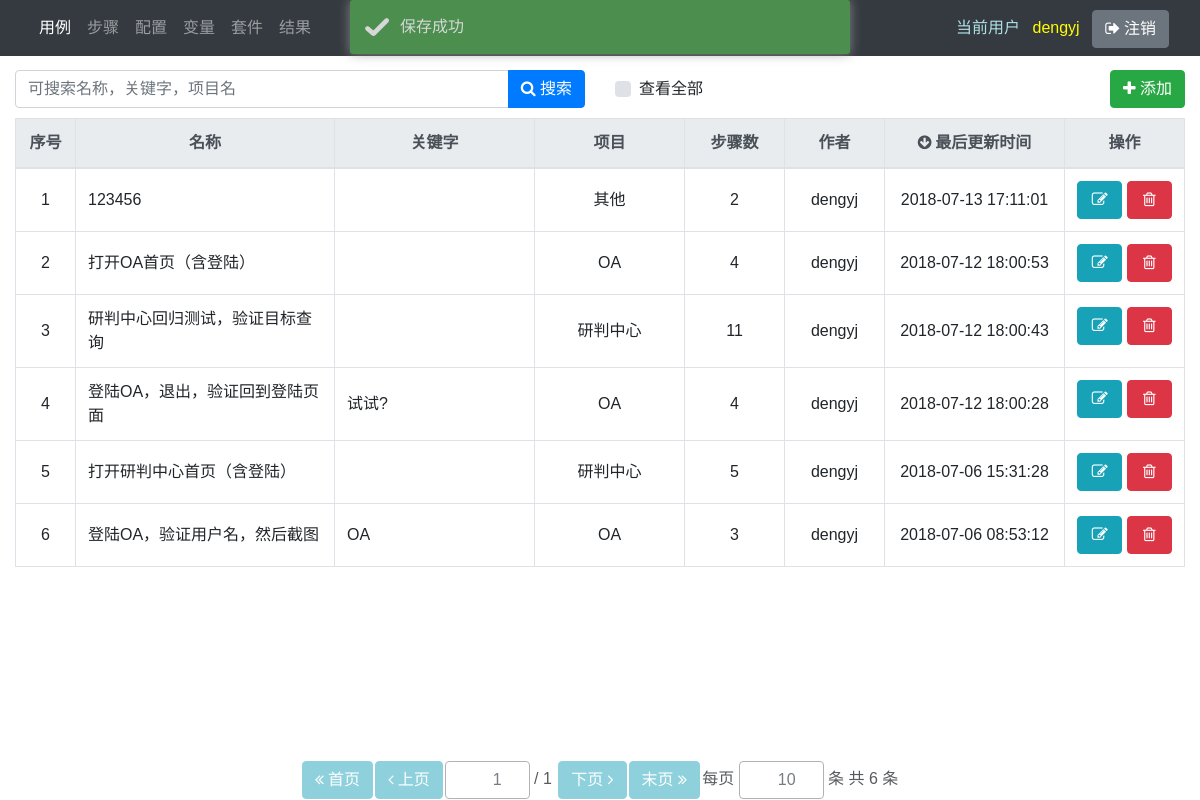
The app's page /cases/ (signed in) with its own data.
### main/models.py (models this page shows, shortened)
class Case(models.Model):
    code = models.UUIDField(auto_created=True, default=uuid.uuid1, editable=False)
    name = models.CharField(max_length=100)
    description = models.TextField(blank=True)
    keyword = models.CharField(blank=True, max_length=100)
    project = models.ForeignKey('main.Project', on_delete=models.SET_NULL, blank=True, null=True)
    creator = models.ForeignKey(
        User, verbose_name='创建人', related_name='case_creator', on_delete=models.SET_NULL, blank=True, null=True)
    created_date = models.DateTimeField('创建时间', auto_now_add=True, null=True)
    modifier = models.ForeignKey(
        User, verbose_name='修改人', related_name='case_modifier', on_delete=models.SET_NULL, blank=True, null=True)
    modified_date = models.DateTimeField('修改时间', auto_now=True, null=True)
    is_active = models.BooleanField(default=True)
    variable_group = models.ForeignKey('main.VariableGroup', on_delete=models.SET_NULL, blank=True, null=True)
    step = models.ManyToManyField('Step', through='CaseVsStep', through_fields=('case', 'step'))
    class Meta:
        pass
        ordering = ['-modified_date']  # 这个字段是告诉Django模型对象返回的记录结果集是按照哪个字段排序的,-xxx表示降序，?xxx表示随机

### main/views/case.py (the view)
# urls.py: path('cases/', case.list_, name='cases'),
@login_required
def list_(request):
    page = request.GET.get('page')
    size = request.GET.get('size', request.COOKIES.get('size'))
    search_text = str(request.GET.get('search_text', ''))
    order_by = request.GET.get('order_by', 'modified_date')
    order_by_reverse = request.GET.get('order_by_reverse', 'True')
    all_ = request.GET.get('all_', 'False')
    page = change_to_positive_integer(page, 1)
    size = change_to_positive_integer(size, 10)
    if order_by_reverse == 'True':
        order_by_reverse = True
    else:
        order_by_reverse = False
    if all_ == 'False':
        all_ = False
    else:
        all_ = True
    if request.session.get('status', None) == 'success':
        prompt = 'success'
    request.session['status'] = None
    q = get_query_condition(search_text)
    if all_:
        objects = Case.objects.filter(q, is_active=True).values(
            'pk', 'name', 'keyword', 'project__name', 'creator', 'creator__username', 'modified_date')
    else:
        objects = Case.objects.filter(q, is_active=True, creator=request.user).values(
            'pk', 'name', 'keyword', 'project__name', 'creator', 'creator__username', 'modified_date')
    objects2 = Case.objects.filter(is_active=True, step__is_active=True).values('pk').annotate(m2m_count=Count('step'))
    count_ = {o['pk']: o['m2m_count'] for o in objects2}
    for o in objects:
        o['m2m_count'] = count_.get(o['pk'], 0)
    if objects:
        if order_by not in objects[0]:
            order_by = 'modified_date'
        objects = sorted(objects, key=lambda x: x[order_by], reverse=order_by_reverse)
    paginator = Paginator(objects, size)
    try:
        objects = paginator.page(page)
    except PageNotAnInteger:
        objects = paginator.page(1)
        page = 1
    except EmptyPage:
        objects = paginator.page(paginator.num_pages)
        page = paginator.num_pages
    order_by_form = OrderByForm(initial={'order_by': order_by, 'order_by_reverse': order_by_reverse})
    paginator_form = PaginatorForm(initial={'page': page, 'size': size}, page_max_value=paginator.num_pages)
    cookies = [Cookie('size', size, path=request.path)]
    respond = render(request, 'main/case/list.html', locals())
    for cookie in cookies:
        respond.set_cookie(cookie.key, cookie.value, cookie.max_age, cookie.expires, cookie.path)
    return respond

### main/forms.py
class OrderByForm(forms.Form):
    order_by = forms.CharField(max_length=100, required=False, widget=forms.HiddenInput)
    order_by_reverse = forms.BooleanField(required=False, widget=forms.HiddenInput)

class PaginatorForm(forms.Form):
    size = forms.IntegerField(min_value=1, max_value=10000, required=False)
    def __init__(self, page_max_value, *args, **kwargs):
        super(PaginatorForm, self).__init__(*args, **kwargs)
        self.fields['page'] = forms.IntegerField(min_value=1, max_value=page_max_value, required=False)

### main/views/general.py (called while the page is built)
def get_query_condition(search_text):
    search_text = search_text.replace('\\ ', '#{$blank}#')
    search_text_or_list = search_text.split(' ')
    q = Q()
    for search_text_or in search_text_or_list:
        search_text_or = search_text_or.replace('#{$blank}#', ' ')
        search_text_and_list = search_text_or.split('#&&#')
        q1 = Q()
        q2 = Q()
        q3 = Q()
        for search_text_and in search_text_and_list:
            if search_text_and == '':
                continue
            q1 &= Q(name__icontains=search_text_and)
            q2 &= Q(keyword__icontains=search_text_and)
            q3 &= Q(project__name__icontains=search_text_and)
        q |= q1 | q2 | q3
    return q

def change_to_positive_integer(value, default=1):
    if str(value).isdigit() and int(value) > 0:
        value = int(value)
    else:
        value = default
    return value

### main/templates/main/case/list.html (shortened to what this page needs)
{% extends 'main/list_base.html' %}
{% block result_table %}
    <div class="table-responsive" id='result_table'>
        <table class="table table-bordered table-hover">
            <colgroup>
                <col style='width: 60px;'>
                <col>
                <col style='width: 200px;'>
                <col style='width: 150px;'>
                <col style='width: 100px;'>
                <col style='width: 100px;'>
                <col style='width: 180px;'>
                <col style='width: 120px;'>
            </colgroup>
            <thead class="thead-light middle">
                <tr>
                    <th>序号</th>
                    <th order_by_text="name">名称</th>
                    <th order_by_text="keyword">关键字</th>
                    <th order_by_text="project__name">项目</th>
                    <th order_by_text="m2m_count">步骤数</th>
                    <th order_by_text="creator__username">作者</th>
                    <th order_by_text="modified_date">最后更新时间</th>
                    <th>操作</th>
                </tr>
            </thead>
            <tbody>
                {% for obj in objects %}
                    <tr pk="{{ obj.pk }}" edit_url="{% url 'case' obj.pk %}" quick_update_url="{% url 'case_quick_update' obj.pk %}" del_url="{% url 'case_delete' obj.pk %}">
                        <td col_name='index' class="middle"></td>
                        <td {% if request.user.pk == obj.creator %}quick_update{% endif %} col_name='name' class="align-middle">{{ obj.name }}</td>
                        <td {% if request.user.pk == obj.creator %}quick_update{% endif %} col_name='keyword' class="align-middle">{{ obj.keyword }}</td>
                        <td col_name='project__name' class="middle">{{ obj.project__name }}</td>
                        <td col_name='step_count' class="middle">{{ obj.m2m_count }}</td>
                        <td col_name='creator__username' class="middle">{{ obj.creator__username }}</td>
                        <td col_name='modified_date' class="middle">{{ obj.modified_date }}</td>
                        <td>
                            <div class="middle">
                                {% if request.user.pk == obj.creator %}
                                    <button type="button" name="edit_button" class="btn btn-info list_button" data-toggle="tooltip" title="编辑"><i class="icon-edit"></i></button>
                                    <button type="button" name="delete_button" class="btn btn-danger list_button" data-toggle="tooltip" title="删除"><i class="icon-trash"></i></button>
                                {% else %}
                                    <button type="button" name="edit_button" class="btn btn-info list_button" data-toggle="tooltip" title="查看"><i class="icon-list"></i></button>
                                {% endif %}
                            </div>
                        </td>
                    </tr>
                {% empty %}
                    <tr>
                        <td colspan="8" class="text-center bg-secondary"><span class="text-white">无数据</span></td>
                    </tr>
                {% endfor %}
            </tbody>
        </table>
    </div>
{% endblock %}

### main/templates/main/include/navbar.html (shortened to what this page needs)
<nav class="navbar navbar-expand-lg navbar-dark bg-dark fixed-top" id="navbar">
   <div class="container-fluid">
       <div class="collapse navbar-collapse">
           <ul class="navbar-nav">
                <li class="nav-item" id="nav_case">
                    <a class="nav-link" href="{% url 'cases' %}">用例</a>
                </li>
                <li class="nav-item" id="nav_step">
                    <a class="nav-link" href="{% url 'steps' %}">步骤</a>
                </li>
                <li class="nav-item" id="nav_config">
                    <a class="nav-link" href="{% url 'configs' %}">配置</a>
                </li>
                <li class="nav-item" id="nav_variable">
                    <a class="nav-link" href="{% url 'variable_groups' %}">变量</a>
                </li>
                <li class="nav-item" id="nav_suite">
                    <a class="nav-link" href="{% url 'suites' %}">套件</a>
                </li>
                <li class="nav-item" id="nav_result">
                    <a class="nav-link" href="{% url 'results' %}">结果</a>
                </li>
            </ul>
       </div>
       <div class="justify-content-end">
            <div class="">
                <span class="navbar-text" style="color: powderblue;">当前用户</span>
                <span class="navbar-text" style="color: yellow; padding: 0 0.5em">{{ request.user }}</span>
                <button id="logout_btn" class="btn btn-secondary" type="button"><i class="icon-signout">&nbsp;</i>注销</button>
            </div>
       </div>
</nav>

### main/static/main/css/main.css (style rules this page uses)
body { font-family: Arial, Microsoft YaHei, SimHei; }
div.paginator input { border: 1px solid rgb(153, 153, 153); resize: vertical; text-align: right; }
.middle { text-align: center !important; vertical-align: middle!important; }

### main/templates/main/list_base.html (style rules this page uses)
.list_button { width: 45px; }

### records on screen
Case: name "123456", project__name "其他", m2m_count "2", creator__username "dengyj", modified_date "2018-07-13 17:11:01"
Case: name "打开OA首页（含登陆）", project__name "OA", m2m_count "4", creator__username "dengyj", modified_date "2018-07-12 18:00:53"
Case: name "研判中心回归测试，验证目标查询", project__name "研判中心", m2m_count "11", creator__username "dengyj", modified_date "2018-07-12 18:00:43"
Case: name "登陆OA，退出，验证回到登陆页面", keyword "试试?", project__name "OA", m2m_count "4", creator__username "dengyj", modified_date "2018-07-12 18:00:28"
Case: name "打开研判中心首页（含登陆）", project__name "研判中心", m2m_count "5", creator__username "dengyj", modified_date "2018-07-06 15:31:28"
Case: name "登陆OA，验证用户名，然后截图", keyword "OA", project__name "OA", m2m_count "3", creator__username "dengyj", modified_date "2018-07-06 08:53:12"

### other values on screen
{{ request.user }} "dengyj"
{{ paginator.num_pages|default:0 }} "1"
{{ paginator.count|default:0 }} "6"
